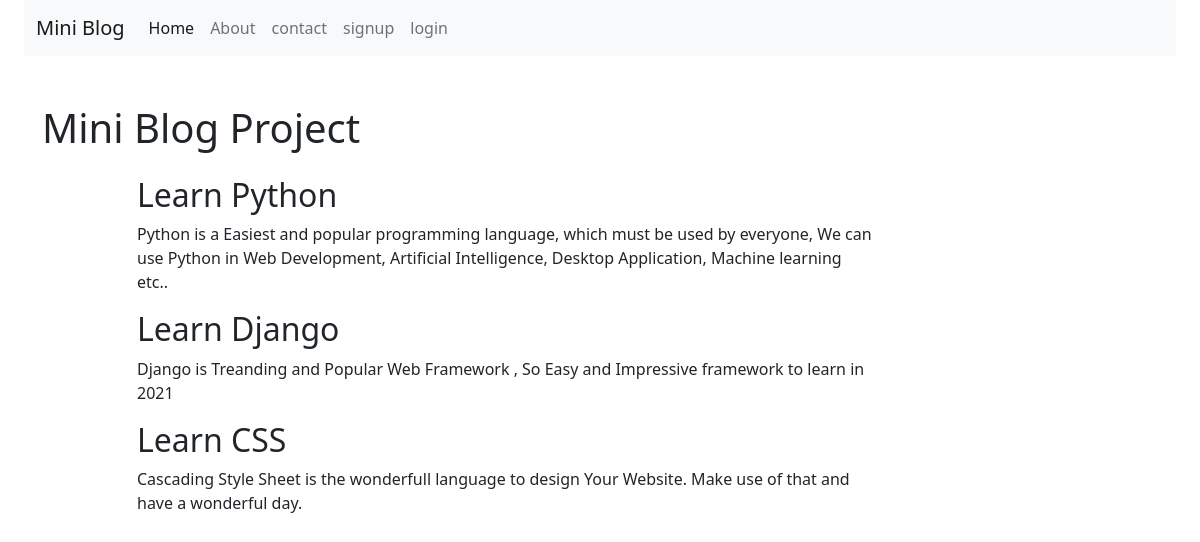
The page / on the database its author committed.
### blogging/models.py (models this page shows)
class Blog(models.Model):
    title = models.CharField(max_length=100)
    desc = models.TextField(max_length=500)

### blogging/views.py (the view)
# urls.py: 2. Add a URL to urlpatterns:  path('', views.home, name='home')
def home(request):
    blogdesc = Blog.objects.all()
    return render(request, 'blogging/home.html',{'Blog':blogdesc})

### blogging/templates/blogging/home.html (shortened to what this page needs)
{% extends 'blogging/base.html' %}
{% block content %}
<div class="container">
    <div class="row my-5">
        <h1>Mini Blog Project</h1>
        <div class="col-sm-8 offset-1">
            <div class="my-3">
                {% for BD in Blog %}
                <h2>{{BD.title}}</h2>
                <p>{{BD.desc}}</p>
                {% endfor %}
            </div>
        </div>
    </div>
</div>
{% endblock content %}

### rows shown on the page
Blog: title "Learn Python", desc "Python is a Easiest and popular programming language, which must be used by everyone, We can use Python in Web Development, Artificial Intelligence, Desktop Application, Machine learning etc.."
Blog: title "Learn Django", desc "Django is Treanding and Popular Web Framework , So Easy and Impressive framework to learn in 2021"
Blog: title "Learn CSS", desc "Cascading Style Sheet is the wonderfull language to design Your Website. Make use of that and have a wonderful day."
